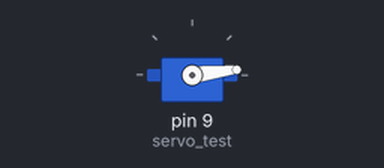
Simulated run of this sketch. Board: Arduino Uno, built with avr-gcc and run on an emulated ATmega328P. Shown: servo.

Above: at 0.05 s.
Timing chart, 0 to 3.2 s (numbered marks = the images above):
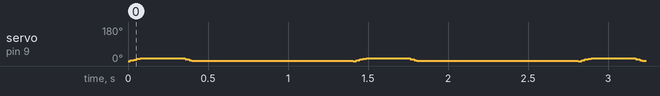

The sketch:

sketch_apr11a.ino
```cpp
#include <Servo.h>

Servo servo_test; //initialize a servo object for the connected servo
int angle = 0;

void setup()
{
  servo_test.attach(9); // attach the signal pin of servo to pin9 of arduino
}

void loop()
{
  for(angle = 0; angle <=15; angle += 1) // command to move from 0 degrees to 180 degrees
  {
    servo_test.write(angle); //command to rotate the servo to the specified angle
    delay(5);
  }
  delay(250);

  for(angle = 15; angle >= 1; angle -= 1) // command to move from 180 degrees to 0 degrees
  {
    servo_test.write(angle); //command to rotate the servo to the specified angle
    delay(5);
  }
  delay(1000);
}
```
